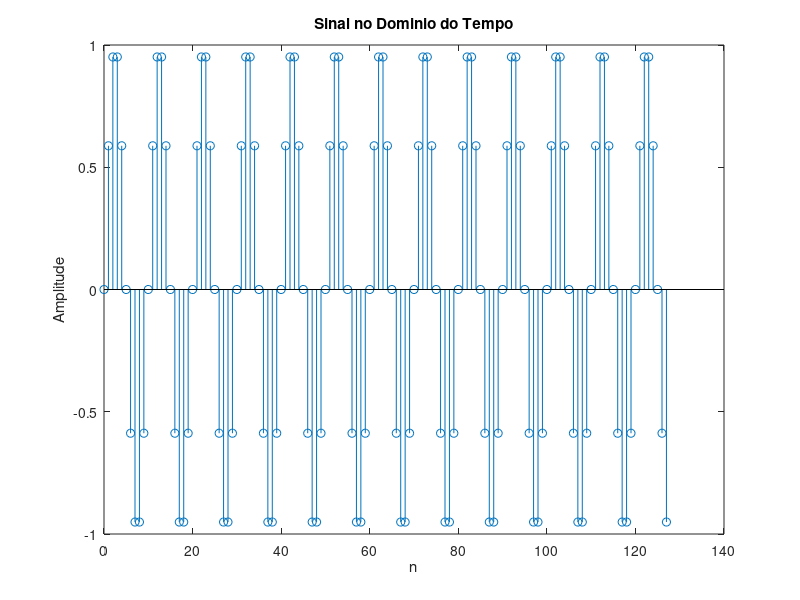
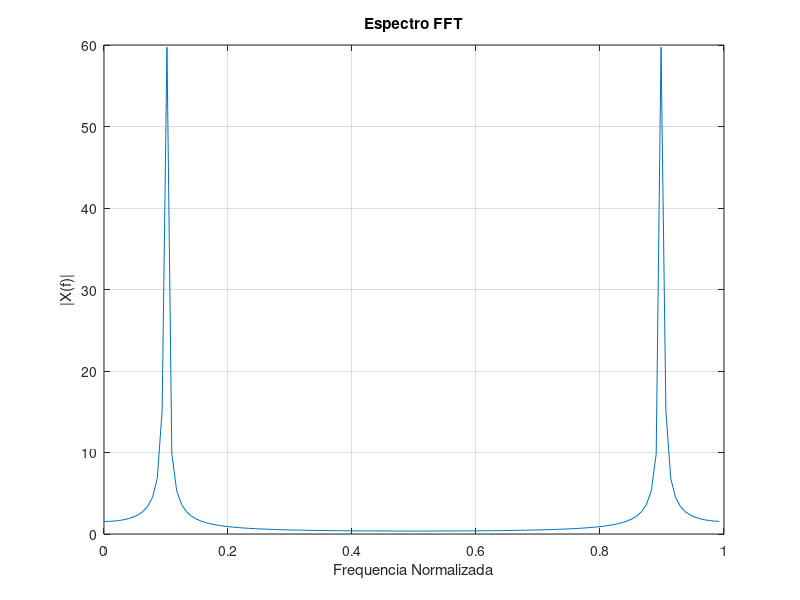

Write the MATLAB code that produced these figures, in order.
clc;
clear;
close all;

N = 128;
f0 = 0.1;

n = 0:N-1;

x = sin(2*pi*f0*n);

figure;
stem(n,x);
title('Sinal no Dominio do Tempo');
xlabel('n');
ylabel('Amplitude');

X = fft(x);

f = (0:N-1)/N;

figure;
plot(f,abs(X));
title('Espectro FFT');
xlabel('Frequencia Normalizada');
ylabel('|X(f)|');
grid on;
